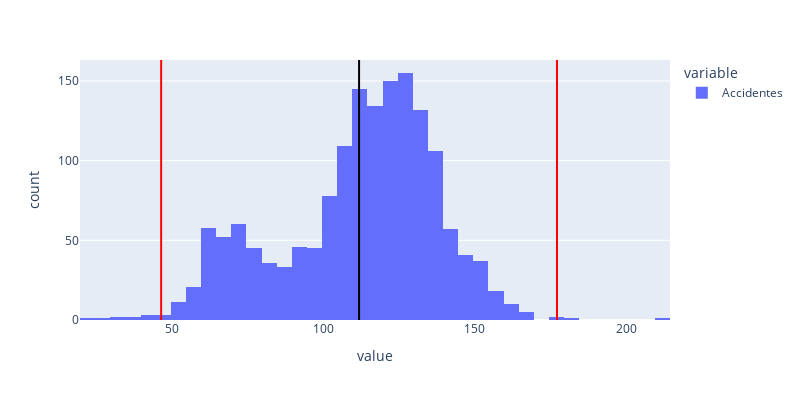

Notebook code for this chart:
### Code cell
#IDENTIFICAMOS QUE LOS OUTLIERS SE ENCUENTRAN POR FUERA DE LOS LIMITES(lineas rojas) ESTABLECIDOS ESTADISTICAMENTE

# Calcular media y límites
mean_alturas = accidentes.Accidentes.mean()
std_alturas = accidentes.Accidentes.std()
lim_inf = mean_alturas - 2.5*std_alturas
lim_sup = mean_alturas + 2.5*std_alturas

# Dibujar distribución y superponer los límites
fig = px.histogram(accidentes, width=800, height=400)
fig.add_vline(x=mean_alturas, line_color='black')
fig.add_vline(x=lim_inf, line_color='red')
fig.add_vline(x=lim_sup, line_color='red')
fig.show()

### Figure 1 — Plotly figure (JSON) as saved in the notebook; plotly's stock layout.template omitted (floating-point values rounded to 4 significant figures; data arrays with more than 128 entries replaced by an {"elided": "..."} marker saying what was removed)
{"data": [{"alignmentgroup": "True", "bingroup": "x", "hovertemplate": "variable=Accidentes<br>value=%{x}<br>count=%{y}<extra></extra>", "legendgroup": "Accidentes", "marker": {"color": "#636efa", "pattern": {"shape": ""}}, "name": "Accidentes", "offsetgroup": "Accidentes", "orientation": "v", "showlegend": true, "type": "histogram", "x": {"elided": "1600 int values"}, "xaxis": "x", "yaxis": "y"}], "layout": {"barmode": "relative", "height": 400, "legend": {"title": {"text": "variable"}, "tracegroupgap": 0}, "margin": {"t": 60}, "shapes": [{"line": {"color": "black"}, "type": "line", "x0": 111.7, "x1": 111.7, "xref": "x", "y0": 0, "y1": 1, "yref": "y domain"}, {"line": {"color": "red"}, "type": "line", "x0": 46.32, "x1": 46.32, "xref": "x", "y0": 0, "y1": 1, "yref": "y domain"}, {"line": {"color": "red"}, "type": "line", "x0": 177.2, "x1": 177.2, "xref": "x", "y0": 0, "y1": 1, "yref": "y domain"}], "width": 800, "xaxis": {"anchor": "y", "domain": [0, 1], "title": {"text": "value"}}, "yaxis": {"anchor": "x", "domain": [0, 1], "title": {"text": "count"}}}}
